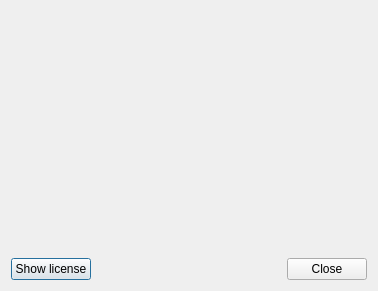
<?xml version="1.0" encoding="UTF-8"?>
<ui version="4.0">
 <class>AboutDialog</class>
 <widget class="QDialog" name="AboutDialog">
  <property name="geometry">
   <rect>
    <x>0</x>
    <y>0</y>
    <width>378</width>
    <height>291</height>
   </rect>
  </property>
  <property name="windowTitle">
   <string>About Qevel</string>
  </property>
  <layout class="QGridLayout" name="gridLayout">
   <item row="0" column="0" colspan="3">
    <widget class="QLabel" name="descriptionLabel">
     <property name="wordWrap">
      <bool>true</bool>
     </property>
     <property name="openExternalLinks">
      <bool>true</bool>
     </property>
     <property name="textInteractionFlags">
      <set>Qt::TextBrowserInteraction</set>
     </property>
    </widget>
   </item>
   <item row="1" column="0">
    <widget class="QPushButton" name="licenseButton">
     <property name="text">
      <string>Show license</string>
     </property>
    </widget>
   </item>
   <item row="1" column="1">
    <spacer name="horizontalSpacer">
     <property name="orientation">
      <enum>Qt::Horizontal</enum>
     </property>
     <property name="sizeHint" stdset="0">
      <size>
       <width>180</width>
       <height>20</height>
      </size>
     </property>
    </spacer>
   </item>
   <item row="1" column="2">
    <widget class="QPushButton" name="closeButton">
     <property name="text">
      <string>Close</string>
     </property>
    </widget>
   </item>
  </layout>
 </widget>
 <tabstops>
  <tabstop>closeButton</tabstop>
  <tabstop>licenseButton</tabstop>
 </tabstops>
 <resources/>
 <connections/>
</ui>
